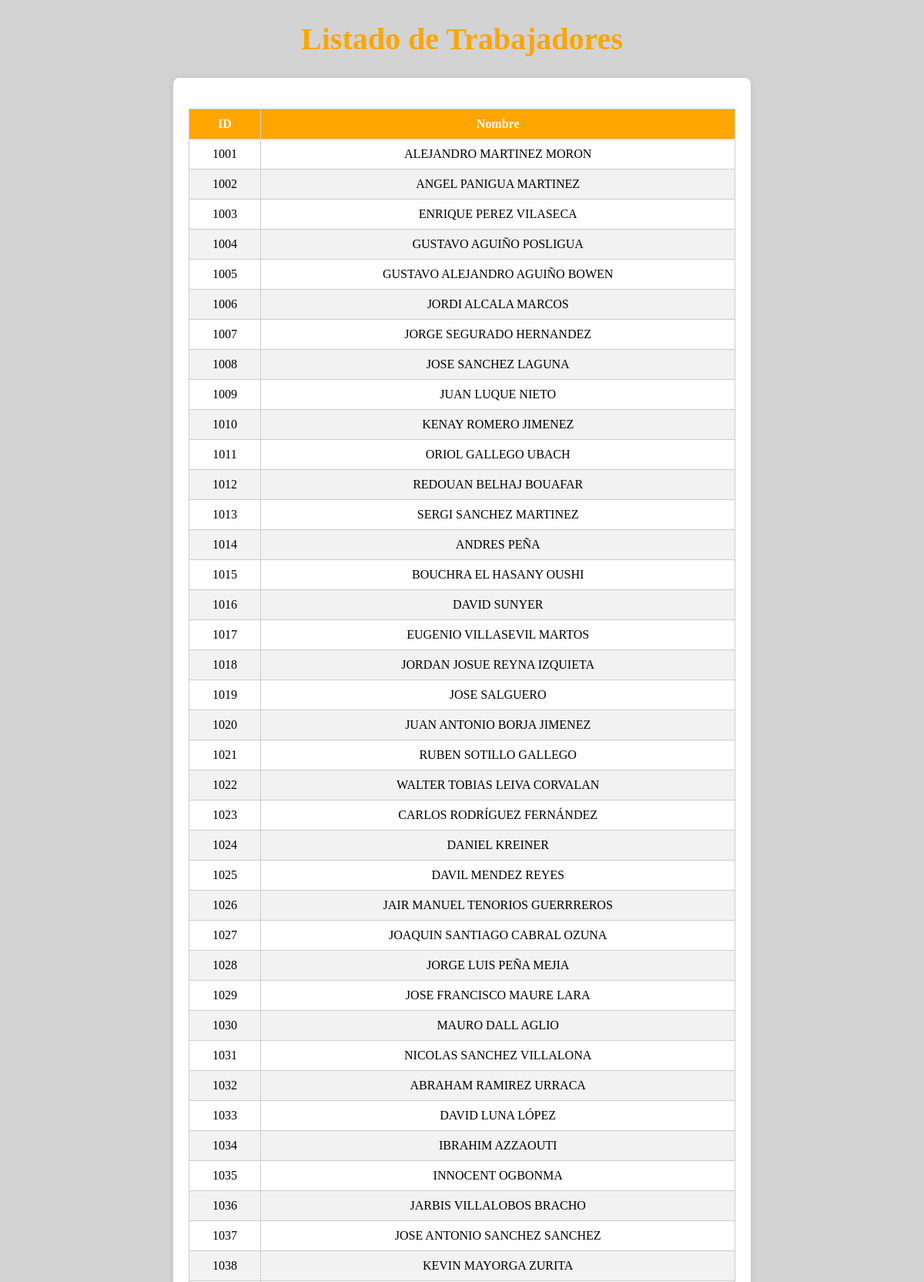
/estadisticasTrabajadores/ (upper part), run on the app's committed database.
### pda/models.py (models this page shows, shortened)
class Trabajador(models.Model):
    nombre=models.TextField(null=True,blank=True)
    apellidos=models.TextField(null=True,blank=True)

### pda/views.py (the view)
# urls.py: path('estadisticasTrabajadores/', lista_trabajadores),
def lista_trabajadores(request):
    trabajadores = Trabajador.objects.all()
    return render(request, 'lista_trabajadores.html', {'trabajadores_lista': trabajadores})

### templates/lista_trabajadores.html (shortened to what this page needs)
<!DOCTYPE html>
<html lang="en">
<head>
</head>
<body>
    <h1>Listado de Trabajadores</h1>
    <div class="container">
        <div class="form-container">
            <table>
                <thead>
                    <tr>
                        <th>ID</th>
                        <th>Nombre</th>
                    </tr>
                </thead>
                <tbody>
                    {% for t in trabajadores_lista %}
                    <tr>
                        <td>
                            {% if t.id %}
                            <a href="{% url 'estadisticas_trabajador' t.id %}">{{ t.id }}</a>
                            {% else %}
                            <span>Sin ID</span>
                            {% endif %}
                        </td>
                        <td>{{ t.nombre }} {{t.apellidos}}</td>
                    </tr>
                    {% endfor %}
                </tbody>
            </table>
        </div>
    </div>
</body>
</html>

### templates/lista_trabajadores.html (style rules this page uses)
body { background-color: lightgrey; }
h1 { text-align: center; color: orange; font-size: 40px; }
.container { display: flex; justify-content: center; margin-top: 20px; }
.form-container { background-color: white; padding: 20px; border-radius: 8px; box-shadow: 0 0 10px rgba(0, 0, 0, 0.1); width: 60%; }
a { color: inherit; text-decoration: none; background: none; border: none; }
table { width: 100%; border-collapse: collapse; margin-top: 20px; }
th, td { border: 1px solid #ccc; padding: 10px; text-align: center; }
th { background-color: orange; color: white; }
tr:nth-child(even) { background-color: #f2f2f2; }

### data on the page
Trabajador: id "1001", nombre "ALEJANDRO", apellidos "MARTINEZ MORON"
Trabajador: id "1002", nombre "ANGEL", apellidos "PANIGUA MARTINEZ"
Trabajador: id "1003", nombre "ENRIQUE", apellidos "PEREZ VILASECA"
Trabajador: id "1004", nombre "GUSTAVO", apellidos "AGUIÑO POSLIGUA"
Trabajador: id "1005", nombre "GUSTAVO ALEJANDRO", apellidos "AGUIÑO BOWEN"
Trabajador: id "1006", nombre "JORDI", apellidos "ALCALA MARCOS"
Trabajador: id "1007", nombre "JORGE", apellidos "SEGURADO HERNANDEZ"
Trabajador: id "1008", nombre "JOSE", apellidos "SANCHEZ LAGUNA"
Trabajador: id "1009", nombre "JUAN", apellidos "LUQUE NIETO"
Trabajador: id "1010", nombre "KENAY", apellidos "ROMERO JIMENEZ"
Trabajador: id "1011", nombre "ORIOL", apellidos "GALLEGO UBACH"
Trabajador: id "1012", nombre "REDOUAN", apellidos "BELHAJ BOUAFAR"
Trabajador: id "1013", nombre "SERGI", apellidos "SANCHEZ MARTINEZ"
Trabajador: id "1014", nombre "ANDRES", apellidos "PEÑA"
Trabajador: id "1015", nombre "BOUCHRA", apellidos "EL HASANY OUSHI"
Trabajador: id "1016", nombre "DAVID", apellidos "SUNYER"
Trabajador: id "1017", nombre "EUGENIO", apellidos "VILLASEVIL MARTOS"
Trabajador: id "1018", nombre "JORDAN JOSUE", apellidos "REYNA IZQUIETA"
Trabajador: id "1019", nombre "JOSE", apellidos "SALGUERO"
Trabajador: id "1020", nombre "JUAN ANTONIO", apellidos "BORJA JIMENEZ"
Trabajador: id "1021", nombre "RUBEN", apellidos "SOTILLO GALLEGO"
Trabajador: id "1022", nombre "WALTER TOBIAS", apellidos "LEIVA CORVALAN"
Trabajador: id "1023", nombre "CARLOS", apellidos "RODRÍGUEZ FERNÁNDEZ"
Trabajador: id "1024", nombre "DANIEL", apellidos "KREINER"
Trabajador: id "1025", nombre "DAVIL", apellidos "MENDEZ REYES"
Trabajador: id "1026", nombre "JAIR MANUEL", apellidos "TENORIOS GUERRREROS"
Trabajador: id "1027", nombre "JOAQUIN SANTIAGO", apellidos "CABRAL OZUNA"
Trabajador: id "1028", nombre "JORGE LUIS", apellidos "PEÑA MEJIA"
Trabajador: id "1029", nombre "JOSE FRANCISCO", apellidos "MAURE LARA"
Trabajador: id "1030", nombre "MAURO", apellidos "DALL AGLIO"
Trabajador: id "1031", nombre "NICOLAS", apellidos "SANCHEZ VILLALONA"
Trabajador: id "1032", nombre "ABRAHAM", apellidos "RAMIREZ URRACA"
Trabajador: id "1033", nombre "DAVID", apellidos "LUNA LÓPEZ"
Trabajador: id "1034", nombre "IBRAHIM", apellidos "AZZAOUTI"
Trabajador: id "1035", nombre "INNOCENT", apellidos "OGBONMA"
Trabajador: id "1036", nombre "JARBIS", apellidos "VILLALOBOS BRACHO"
Trabajador: id "1037", nombre "JOSE ANTONIO", apellidos "SANCHEZ SANCHEZ"
Trabajador: id "1038", nombre "KEVIN", apellidos "MAYORGA ZURITA"
